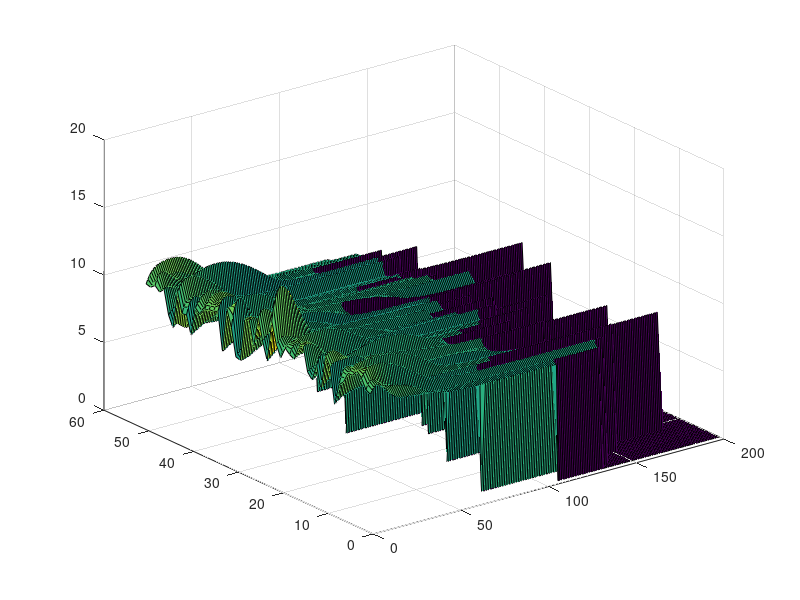

Here is the MATLAB script that generated this plot:
load('run_G_Depent_MEerr_test.mat', 'result')mesh = result{1}.G_plot;%warp_noise = result{1}.Wfor i = 2:length(result)      G = result{i}.G_plot;    df = size(G,2) - size(mesh,2);    if df > 0        mesh = padarray(mesh, [0 df], 'post');    elseif df < 0        G = padarray(G, [0 -df], 'post');    end    mesh = [mesh; G];    %warp_noise(i) = result{i}.W;endsurf(mesh)